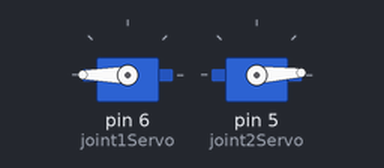
The sketch below on a simulated Arduino Uno, built with avr-gcc and run on an emulated ATmega328P. On the bench: 2 × servo. What the sketch prints to the serial monitor is not drawn.

Above: at 0.05 s.
At 1.4 s:
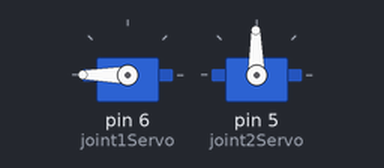
At 2.75 s:
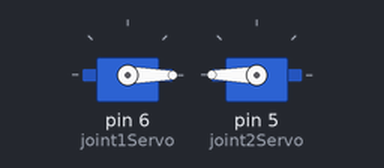
At 5.45 s:
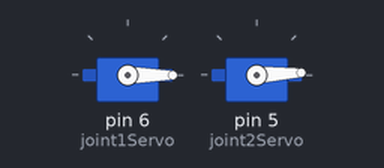
Timing chart, 0 to 7.1 s (numbered marks = the images above):
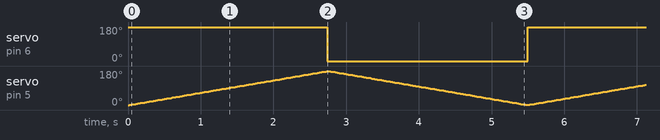

Measured:
- by itself, servo on pin 6 (joint1Servo): alternates 180° for 2.7 s and 0° for 2.8 s

The sketch:

PWM_Servo_Test.ino
```cpp
#include <Servo.h>

Servo joint1Servo;
int joint1Position = 0;
Servo joint2Servo;
int joint2Position = 0;

void setup() {
  // put your setup code here, to run once:
  joint1Servo.attach(6);
  joint2Servo.attach(5);
  Serial.begin(9600);
}

void loop() {
  // put your main code here, to run repeatedly:
  // Joint 1 motor test
//  analogWrite(5, 0);
//  analogWrite(6, 210);
  //  delay(3000);
  //  analogWrite(6, 0);
  //  analogWrite(5, 255);
  //  delay(3000);

  // Joint 2 motor test
  //  analogWrite(5, 0);
  //  analogWrite(6, 0);
  //  for (joint2Position = 0; joint2Position < 180 ; joint2Position++)
  //  {
  //    Serial.println(joint2Position);
  //    joint2Servo.write(joint2Position);
  //    delay(15);
  //  }
  //  for (joint2Position = 180; joint2Position > 0 ; joint2Position--)
  //  {
  //    Serial.println(joint2Position);
  //    joint2Servo.write(joint2Position);
  //    delay(15);
  //  }

  // Both joints test
  joint1Servo.write(180);
  for (joint2Position = 0; joint2Position < 180 ; joint2Position++)
  {
    Serial.println(joint2Position);
    joint2Servo.write(joint2Position);
    delay(15);
  }

  joint1Servo.write(-180);
  for (joint2Position = 180; joint2Position > 0 ; joint2Position--)
  {
    Serial.println(joint2Position);
    joint2Servo.write(joint2Position);
    delay(15);
  }
}
```
